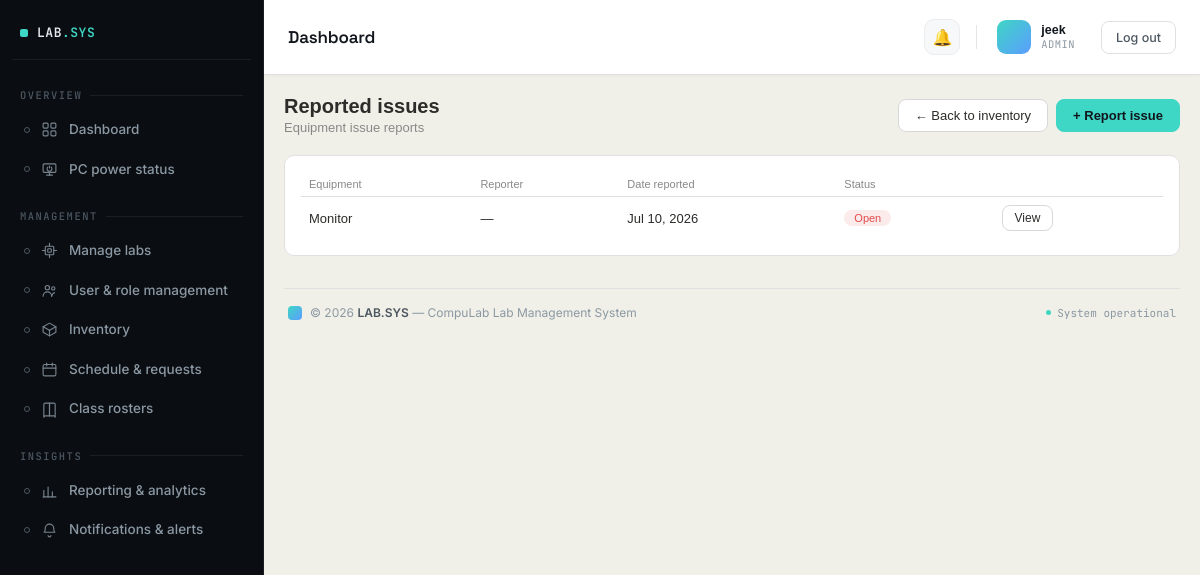
Page /labs/equipment-issues/ (signed in) on the committed database.
### accounts/models.py (models this page shows, shortened)
class User(AbstractUser):
    ROLE_CHOICES = [
        ('admin', 'Admin'),
        ('incharge', 'Lab In-charge'),
        ('instructor', 'Instructor'),
        ('student', 'Student'),
    ]
    role = models.CharField(max_length=20, choices=ROLE_CHOICES, default='instructor')
    id_number = models.CharField(
        max_length=50, blank=True, default='',
        help_text='Student/Instructor ID — used to match this account to reservation requests and lab PC check-ins. Separate from the login username.'
    )
    assigned_lab = models.ForeignKey(
        'labs.Lab',
        null=True,
        blank=True,
        on_delete=models.SET_NULL,
        related_name='assigned_users'
    )
    email_notifications_enabled = models.BooleanField(default=True)

### labs/models.py (models this page shows, shortened)
class EquipmentIssue(models.Model):
    STATUS = [
        ('open', 'Open'),
        ('resolved', 'Resolved'),
    ]
    reporter = models.ForeignKey(
        settings.AUTH_USER_MODEL,
        null=True,
        on_delete=models.SET_NULL,
        related_name='equipment_issues_reported'
    )
    equipment = models.ForeignKey(InventoryItem, on_delete=models.CASCADE, related_name='issues')
    description = models.TextField()
    date_reported = models.DateTimeField(auto_now_add=True)
    status = models.CharField(max_length=20, choices=STATUS, default='open')
    resolution_notes = models.TextField(blank=True)
    resolved_at = models.DateTimeField(null=True, blank=True)
    class Meta:
        ordering = ['-date_reported']

class InventoryItem(models.Model):
    CONDITION = [
        ('good', 'Good'),
        ('fair', 'Fair'),
        ('needs_check', 'Needs Check'),
        ('faulty', 'Faulty'),
    ]
    STATUS = [
        ('operational', 'Operational'),
        ('under_repair', 'Under Repair'),
        ('retired', 'Retired'),
    ]
    name = models.CharField(max_length=200)
    category = models.CharField(max_length=100)
    quantity = models.PositiveIntegerField()
    condition = models.CharField(max_length=20, choices=CONDITION)
    status = models.CharField(max_length=20, choices=STATUS, default='operational')
    lab = models.ForeignKey(Lab, on_delete=models.CASCADE)
    last_checked = models.DateField(null=True, blank=True)

### labs/views.py (the view)
# urls.py: path('equipment-issues/', views.EquipmentIssueListView.as_view(), name='equipment_issues'),
class EquipmentIssueListView(RoleRequiredMixin, ListView):
    allowed_roles = ['admin', 'incharge']
    template_name = 'labs/equipment_issues.html'
    context_object_name = 'equipment_issues'
    def get_queryset(self):
        return EquipmentIssue.objects.select_related('equipment', 'reporter').order_by('-date_reported')

### accounts/context_processors.py (called while the page is built)
def sidebar_counts(request):
    if not request.user.is_authenticated:
        return {}
    return {
        'unread_notifications_count': Notification.objects.filter(
            user=request.user, read=False
        ).count(),
        'open_issues_count': Issue.objects.filter(status='open').count()
        if request.user.role in ['admin', 'incharge'] else 0,
    }

### accounts/mixins.py (called while the page is built)
    def dispatch(self, request, *args, **kwargs):
        if not request.user.is_authenticated:
            return self.handle_no_permission()
        if self.allowed_roles and request.user.role not in self.allowed_roles:
            raise PermissionDenied
        return super().dispatch(request, *args, **kwargs)

### compulab/templates/labs/equipment_issues.html (shortened to what this page needs)
{% extends "base.html" %}
{% block content %}
<div class="page-header">
  <div>
    <h1>Reported issues</h1>
    <div class="sub">Equipment issue reports</div>
  </div>
  <div style="display:flex; gap:8px">
    <a href="{% url 'inventory' %}" class="action-btn">← Back to inventory</a>
    <a href="{% url 'equipment_issue_report' %}" class="action-btn primary">+ Report issue</a>
  </div>
</div>
<div class="card">
  <table class="table">
    <thead>
      <tr><th>Equipment</th><th>Reporter</th><th>Date reported</th><th>Status</th><th></th></tr>
    </thead>
    <tbody>
      {% for equipment_issue in equipment_issues %}
        <tr>
          <td>{{ equipment_issue.equipment.name }}</td>
          <td>{{ equipment_issue.reporter.get_full_name|default:"—" }}</td>
          <td>{{ equipment_issue.date_reported|date:"M d, Y" }}</td>
          <td><span class="status-pill pill-{{ equipment_issue.status }}">{{ equipment_issue.get_status_display }}</span></td>
          <td><a href="{% url 'equipment_issue_detail' equipment_issue.pk %}" class="action-btn small">View</a></td>
        </tr>
      {% empty %}
        <tr><td colspan="5"><p class="empty">No issues reported yet.</p></td></tr>
      {% endfor %}
    </tbody>
  </table>
</div>
{% endblock %}

### compulab/templates/dashboard/navbar.html (shortened to what this page needs)
<div class="topbar">
  <div class="topbar-title">{{ page_title|default:"Dashboard" }}</div>
  <div class="topbar-right">
    <div class="topbar-notif">
      <a href="{% url 'notifications' %}" title="Notifications">
        🔔
      </a>
    </div>
    <div class="topbar-user">
      <div class="avatar">
      </div>
      <div class="user-meta">
        <span class="user-name">{{ request.user.get_full_name|default:request.user.username }}</span>
        <span class="user-role">{{ request.user.role|default:"Admin" }}</span>
      </div>
    </div>
    <form method="post" action="{% url 'logout' %}" style="display:inline;">
      <button type="submit" class="btn">Log out</button>
    </form>
  </div>
</div>

### compulab/templates/base.html (style rules this page uses)
* { box-sizing: border-box; margin: 0; padding: 0; }
html, body { height: 100%; }
body { font-family: sans-serif; background: #f1f0e8; color: #2c2c2a; }
:root { --topbar-accent: #3ed6c4; --topbar-accent-tint: rgba(62,214,196,0.12); --topbar-ink-1: #12171d; --topbar-text-1: #4d5761; --topbar-text-2: #8b98a3; }
.card { background: white; border: 1px solid #e0e0e0; border-radius: 10px; padding: 16px; margin-bottom: 14px; }
.table { width: 100%; border-collapse: collapse; font-size: 13px; }
.table th { text-align: left; padding: 6px 8px; color: #888; font-weight: 500; border-bottom: 1px solid #e0e0e0; font-size: 11px; }
.table td { padding: 8px; border-bottom: 1px solid #f0f0f0; }
.table tr:last-child td { border-bottom: none; }
a { color: inherit; }
.page-header { display: flex; align-items: center; justify-content: space-between; margin-bottom: 20px; flex-wrap: wrap; gap: 12px; }
.page-header h1 { font-size: 20px; font-weight: 600; }
.page-header .sub { font-size: 13px; color: #888; margin-top: 2px; }
.action-btn { display: inline-flex; align-items: center; gap: 6px; padding: 8px 16px; border-radius: 8px; border: 1px solid #d8d8d8; background: #fff; color: #2c2c2a; font-size: 13px; font-weight: 500; text-decoration: none; cursor: pointer; }
.action-btn.primary { background: var(--topbar-accent); border-color: var(--topbar-accent); color: var(--topbar-ink-1); font-weight: 600; }
.action-btn.small { padding: 5px 12px; font-size: 12px; }
.status-pill { display: inline-block; padding: 2px 10px; border-radius: 10px; font-size: 11px; font-weight: 500; text-transform: capitalize; }
.pill-open, .pill-pending, .pill-offline, .pill-faulty, .pill-high, .pill-delete { background: #FCEBEB; color: #E24B4A; }

### compulab/templates/dashboard/navbar.html (style rules this page uses)
.topbar { padding: 16px 24px; border-bottom: 1px solid #e0e0e0; background: white; display: flex; align-items: center; justify-content: space-between; box-shadow: 0 1px 3px rgba(18, 23, 29, 0.03); }
.topbar-title { font-family: 'Space Grotesk', sans-serif; font-size: 17px; font-weight: 600; letter-spacing: -0.01em; color: #12171d; }
.topbar-right { display: flex; align-items: center; gap: 16px; font-size: 13px; color: #555; }
.topbar-notif { position: relative; display: flex; align-items: center; }
.topbar-notif a { position: relative; display: flex; align-items: center; justify-content: center; width: 36px; height: 36px; border-radius: 10px; font-size: 16px; text-decoration: none; color: #4d5761; background: #f7f8f9; border: 1px solid #ececec; transition: background-color 0.15s ease, border-color 0.15s ease, transform 0.15s ease; }
.topbar-user { display: flex; align-items: center; gap: 10px; padding: 4px 10px 4px 4px; border-radius: 12px; transition: background-color 0.15s ease; }
.avatar { width: 34px; height: 34px; border-radius: 9px; background: linear-gradient(135deg, #3ed6c4, #5b9dff); color: #0a0e12; font-family: 'JetBrains Mono', monospace; font-size: 12px; font-weight: 700; display: flex; align-items: center; justify-content: center; flex-shrink: 0; }
.user-meta { display: flex; flex-direction: column; line-height: 1.25; }
.user-name { font-size: 12.5px; font-weight: 600; color: #12171d; white-space: nowrap; }
.user-role { font-size: 10.5px; font-family: 'JetBrains Mono', monospace; color: #8b98a3; text-transform: uppercase; letter-spacing: 0.04em; }
.btn { display: inline-flex; align-items: center; gap: 6px; padding: 8px 14px; border-radius: 8px; font-size: 12.5px; font-weight: 500; border: 1px solid #e0e0e0; background: white; cursor: pointer; text-decoration: none; color: #4d5761; font-family: 'Inter', sans-serif; transition: background-color 0.15s ease, border-color 0.15s ease, color 0.15s ease; }

### rows in the picture
User: user.get_full_name "jeek", user.role "ADMIN"
EquipmentIssue: equipment.name "Monitor", reporter.get_full_name "—", date_reported "Jul 10, 2026", status "Open"

### other values in the picture
{{ page_title|default:"Dashboard" }} "Dashboard"
